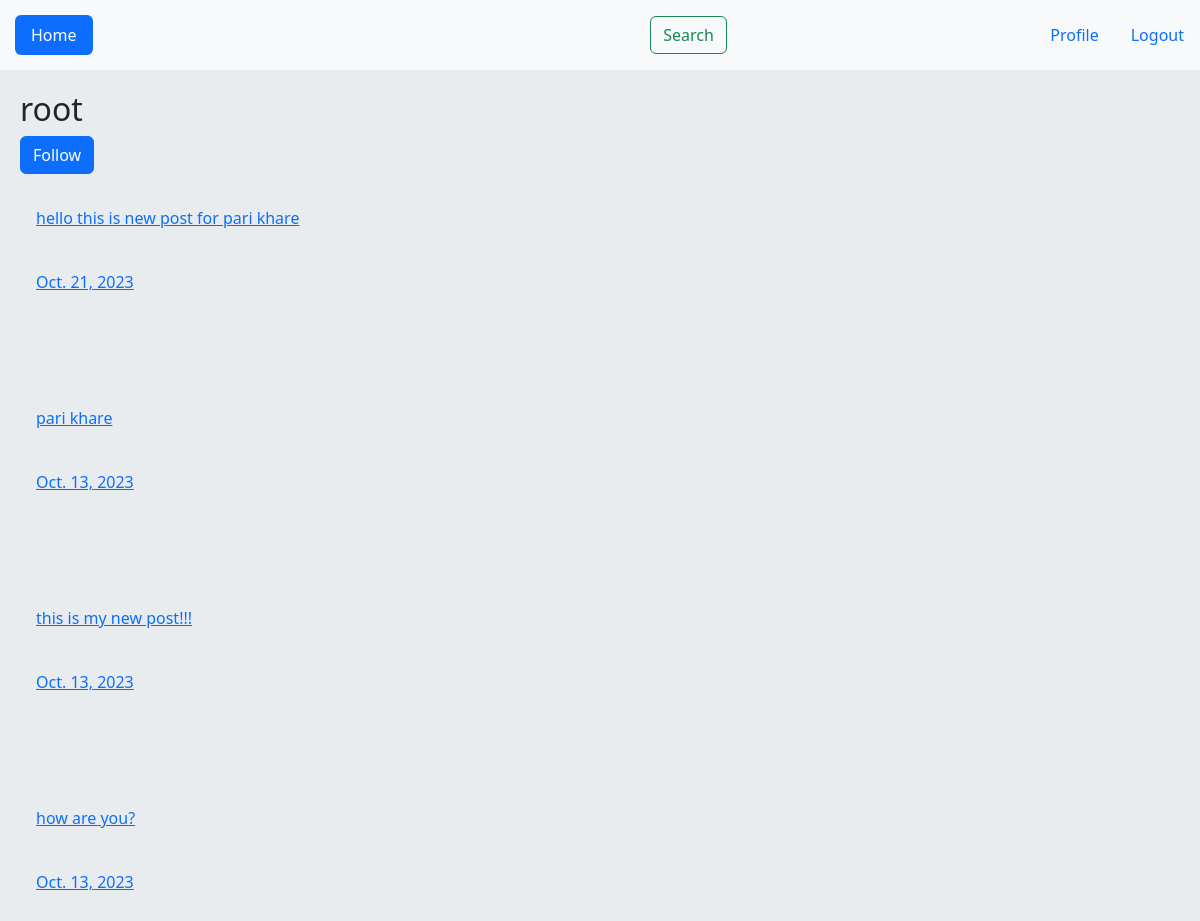
The app's page /account/profile/1/ (signed in) with its own data.
### account/models.py (models this page shows, shortened)
class Post(models.Model):
    user = models.ForeignKey(User, on_delete=models.CASCADE, related_name='posts')
    body = models.TextField()
    slug = models.SlugField()
    created = models.DateTimeField(auto_now_add=True)
    updated = models.DateTimeField(auto_now=True)
    class Meta:
        ordering = ['-created']
    def get_absolute_url(self):
        return reverse('home:post_detail', args=(self.id, self.slug))

### account/views.py (the view)
# urls.py: path('profile/<int:user_id>/',views.UserProfileView.as_view(), name='profile'),
class UserProfileView(LoginRequiredMixin, View):
    def get(self, request, user_id):
        is_follow = False
        user = get_object_or_404(User, pk=user_id)
        relation = Relation.objects.filter(from_user=request.user, to_user=user)
        if relation.exists():
            is_follow = True
        posts = user.posts.all()
        return render(request, 'account/profile.html', {'user': user, 'posts': posts, 'is_follow': is_follow})

### account/templates/account/profile.html (shortened to what this page needs)
{% extends 'base.html' %}
{% block body %}
    <h2>{{ user.username }}</h2>
    {% if request.user.id != user.id and not is_follow %}
        <a class="btn btn-primary" href="{% url 'account:follow' user.id %}">Follow</a>
    {% elif request.user.id != user.id and  is_follow %}
        <a class="btn btn-primary" href="{% url 'account:unfollow' user.id %}">Unfollow</a>
    {% endif %}
    {% for post in posts %}
        <div class="content-box">
            <div class="box-post1">
                <a href="{{ post.get_absolute_url }}"><p class="post">{{ post.body|truncatewords:8 }}</p></a>
                <br>
                <a href=""><p class="root">{{ post.updated.date }}</p></a>
            </div>
        </div>
    {% endfor %}
{% endblock %}

### static/style.css (style rules this page uses)
html, body { height: 100%; }
* { box-sizing: border-box; }
body { margin: 0rem; padding: 0rem; background: #ffffff; }
.box-post1, .box-post2, .box-post3, .box-post4, .box-post5, .box-post6 { margin-bottom: 2rem; padding: 2rem 1rem; }

### records on screen
Post: body "hello this is new post for pari khare", updated "Oct. 21, 2023"
Post: body "pari khare", updated "Oct. 13, 2023"
Post: body "this is my new post!!!", updated "Oct. 13, 2023"
Post: body "how are you?", updated "Oct. 13, 2023"

### other values on screen
{{ user.username }} "root"
